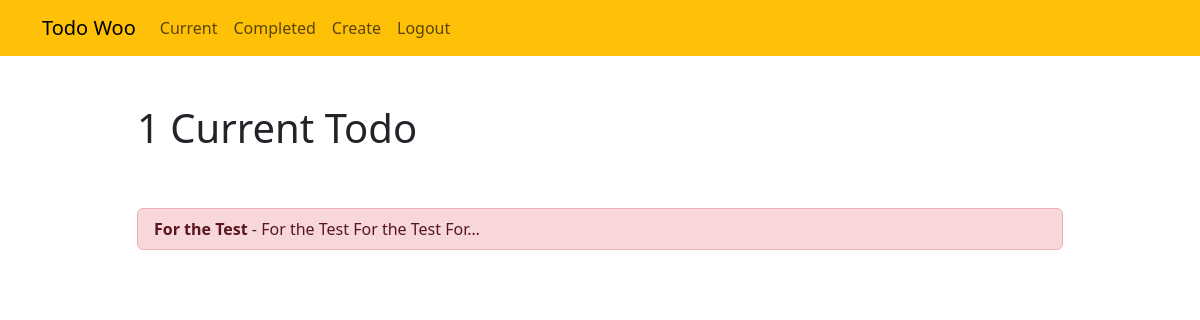
Page /current/ (signed in) on the earlier database version.
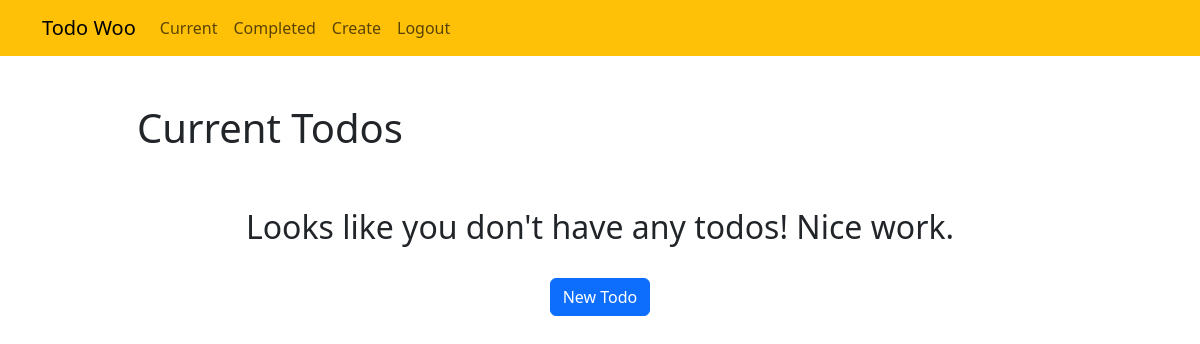
Same page on the later database version.
### Todo/models.py (models this page shows, shortened)
class Todo(models.Model):
    title=models.CharField(max_length=100)
    memo=models.TextField(blank=True)
    created= models.DateTimeField(auto_now_add=True) # auto... add the specific exact time and it will ne be editable.
    datecompleted=models.DateTimeField(null=True, blank=True)
    importance=models.BooleanField(default=False)
    user=models.ForeignKey(User, on_delete=models.CASCADE)

### Todo/views.py (the view)
# urls.py: path('current/', views.currenttodos, name='currenttodos'),
@login_required
def currenttodos(request):
    todos=Todo.objects.filter(user=request.user, datecompleted__isnull=True) # the first part of code will filter the todo list base on user login in website
    return render(request, 'todo/currenttodos.html', {'todos':todos})

### Todo/templates/todo/currenttodos.html
{% extends "todo/base.html" %}
{% block content %}
    <div class="row justify-content-center mt-5">
        <div class="col-md-10">
            {% if todos %}
                 <h1>{{ todos.count }} Current Todo{{ todos.count|pluralize }}</h1>
            {% else %}
                           <h1>Current Todos</h1>
            {% endif %}
        </div>
    </div>
    <div class="row justify-content-center mt-5">
        <div class="col-md-10">
        {% if todos %}
            <div class="list-group">
                {% for todo in todos %}
                    <a href="{% url 'todoview' todo.id %}" class="list-group-item list-group-item-action{% if todo.importance %} list-group-item-danger{% endif %}"><b>{{ todo.title }}</b>{% if todo.memo %} - {{ todo.memo|truncatechars:30 }}{% endif %}</a>
                {% endfor %}
            </div>
        {% else %}
            <div class="text-center">
                <h2>Looks like you don't have any todos! Nice work.</h2>
            <br>
            <a role="button" class="btn btn-primary" href="{% url 'createtodo' %}">New Todo</a>
            </div>
        {% endif %}
        </div>
    </div>
{% endblock %}

### Todo/templates/todo/base.html (shortened to what this page needs)
{% load static %}
<!doctype html>
<html lang="en">
<head>
    <link href="https://cdn.jsdelivr.net/npm/bootstrap@5.3.0-alpha3/dist/css/bootstrap.min.css" rel="stylesheet">
</head>
<body>
    <nav class="navbar navbar-expand-md navbar-light bg-warning">
    <div class="container">
        <a class="navbar-brand" href="{% url 'Home' %}">
            <span>Todo Woo</span>
        </a>
        <div class="collapse navbar-collapse" id="navbarNav">
        {% if user.is_authenticated %}
            <ul class="navbar-nav mr-auto">
                    <li class="nav-item {{ current }}">
                        <a class="nav-link" href="{% url 'currenttodos' %}">Current</a>
                    </li>
                    <li class="nav-item {{ completed }}">
                        <a class="nav-link" href="{% url 'completedtodos' %}">Completed</a>
                    </li>
                    <li class="nav-item {{ create }}">
                        <a class="nav-link" href="{% url 'createtodo' %}">Create</a>
                    </li>
            </ul>
        {% endif %}
        <ul class="navbar-nav ml-auto">
                {% if user.is_authenticated %}
                    <li class="nav-item">
                        <a href="#" onclick="$('#signOutBtn').click()" class="nav-link">Logout</a>
                    </li>
                {% endif %}
            </ul>
        </div>
    </div>
    </nav>
    <div class="container">
    {% block content %}{% endblock %}
    </div>
</body>
</html>

Differences in the rows shown:
removed Todo: title "For the Test", memo "For the Test For the Test For…"
Other differences:
{{ todos.count }}: "1" → (not shown)
text no longer shown: "Current Todo"
text now shown: "Current Todos Looks like you don't have any todos! Nice work. New Todo"
